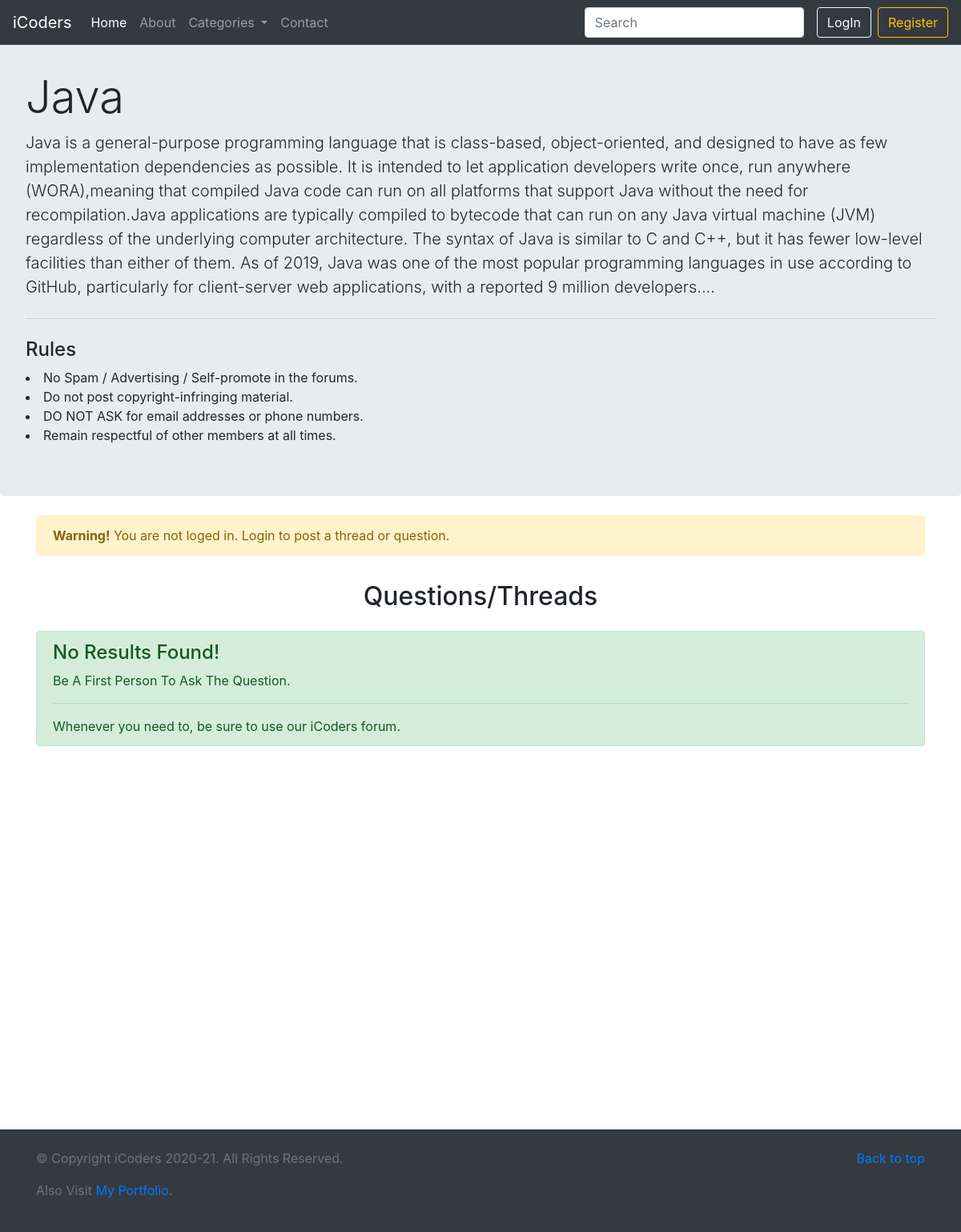
The app's page /threadlist.php?catid=3 with its own data.
### tables this page shows
CREATE TABLE `categories` (
  `category_id` int(8) NOT NULL,
  `category_name` varchar(50) NOT NULL,
  `category_desc` text NOT NULL,
  `dt_created` datetime NOT NULL DEFAULT current_timestamp()
);

### threadlist.php (the view, shortened to what this page needs)
<!doctype html>
<html lang="en">
<head>
    <link rel="stylesheet" href="https://stackpath.bootstrapcdn.com/bootstrap/4.5.0/css/bootstrap.min.css"
>
</head>
<body>
    <?php
        include "partials/_header.php";
    ?>
    <?php
        $cat_id = $_GET['catid'];
        $sql = "SELECT * FROM `categories` WHERE category_id=$cat_id";
        $result = mysqli_query($conn, $sql);
        $row = mysqli_fetch_assoc($result);
        $cat_name = $row['category_name'];
        $cat_desc = $row['category_desc'];
        echo '
        <div class="jumbotron my-4">
        <h2 class="display-4">'.$cat_name.'</h2>
            <p class="lead">'.$cat_desc.'...</p>
            <hr class="my-4">
        <h4>Rules</h4>
            <li>No Spam / Advertising / Self-promote in the forums.</li>
            <li>Do not post copyright-infringing material.</li>
            <li>DO NOT ASK for email addresses or phone numbers.</li>
            <li>Remain respectful of other members at all times.</li>
        </div>';
    ?>
    <div class="container">
    <?php
    if(isset($_SESSION['login']) && $_SESSION['login']==true){
        echo '<h2 class="text-center">Ask A Question</h2>
        <form action="'.$_SERVER['REQUEST_URI'].'" method="POST">
            <div class="form-group">
                <label for="title">Thread Title</label>
                <input type="text" class="form-control" id="title" name="title" require>
            </div>
            <div>
                <li>Please Try To Make Question Titile Short As Possible.</li>
            </div>
            <div class="form-group">
                <label for="thread_desc">Thread Description</label>
                <textarea class="form-control" id="thread_desc" rows="3" name="thread_desc"></textarea>
            </div>
            <input type="submit" value="Post" class="btn btn-outline-success btn-md">
        </form>
    </div>';
    }else{
        echo '<div class="alert alert-warning fade show" role="alert">
                <strong>Warning!</strong> You are not loged in. Login to post a thread or question.
              </div>';
    }
    ?>
</div>
        <div class="container" style="min-height: 700px">
            <h2 class="text-center py-3">Questions/Threads</h2>
            <?php
            $noResult = true;
            if($noResult){
                echo '<div class="alert alert-success" role="alert">
                <h4 class="alert-heading">No Results Found!</h4>
                <p>Be A First Person To Ask The Question.</p>
                <hr>
                <p class="mb-0">Whenever you need to, be sure to use our iCoders forum.</p>
              </div>';
            }
        ?>
        </div>
        <?php include "partials/_footer.php"?>
</body>
</html>

### records on screen
categories: category_name "Java", category_desc "Java is a general-purpose programming language that is class-based, object-oriented, and designed to have as few implementation dependencies as possible. It is intended to let application developers write once, run anywhere (WORA),meaning that compiled Java code can run on all platforms that support Java without the need for recompilation.Java applications are typically compiled to bytecode that can run on any Java virtual machine (JVM) regardless of the underlying computer architecture. The syntax of Java is similar to C and C++, but it has fewer low-level facilities than either of them. As of 2019, Java was one of the most popular programming languages in use according to GitHub,…"
